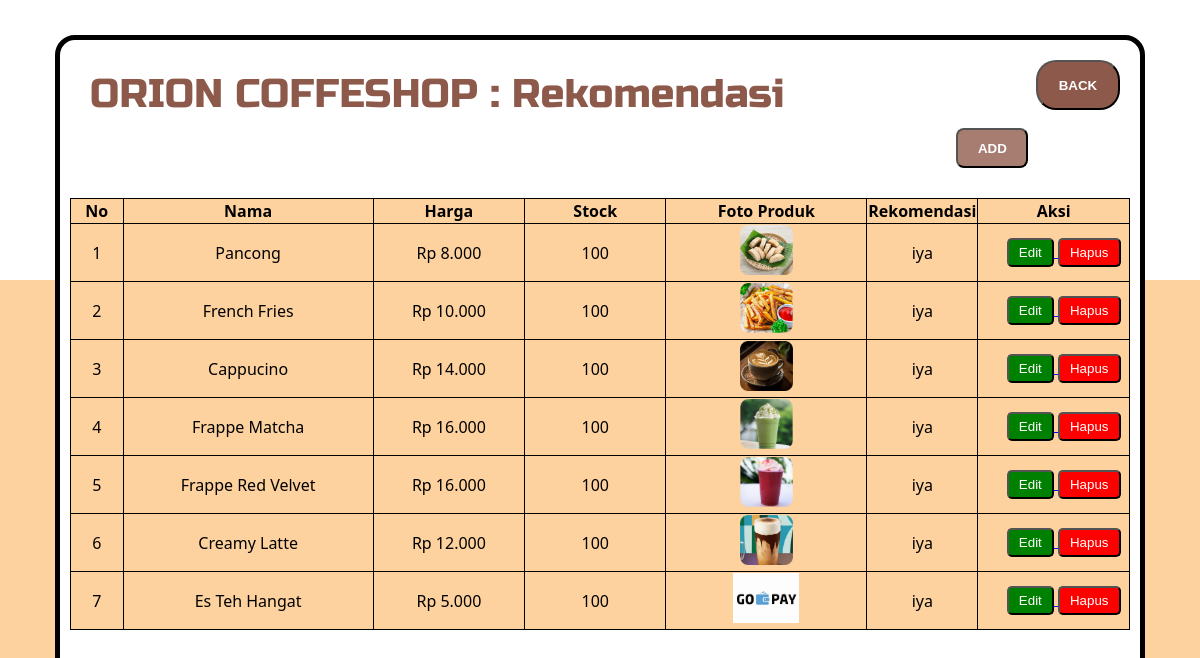
The app's page /crud/supplier/rekomendasi.php (signed in) with its own data.
### tables this page shows
CREATE TABLE `produk` (
  `id` int(11) NOT NULL,
  `id_makanan` varchar(255) NOT NULL,
  `nama_produk` varchar(255) NOT NULL,
  `harga` int(11) NOT NULL,
  `stok` int(5) NOT NULL,
  `gambar_produk` varchar(255) NOT NULL,
  `kategori` enum('makanan','minuman') NOT NULL,
  `rekomendasi` enum('iya','tidak') NOT NULL
);

### crud/supplier/rekomendasi.php (the view, shortened to what this page needs)
<?php
include "../koneksi.php";
$sql = "SELECT * FROM produk WHERE rekomendasi = 'iya' ORDER BY id ASC";
$result = mysqli_query($koneksi, $sql);
?>
<!DOCTYPE html>
<html lang="en">
<head>
    <link rel="stylesheet" href="../../style/admin.css">
</head>
<body>
    <div class="container">
        <div class="box">
            <div class="header">
                <p>ORION COFFESHOP : Rekomendasi</p>
                <div class="back">
                    <a href="kategori.html"><button>BACK</button></a>
                </div>
            </div>
            <div class="add">
                <a href="add-produk.php"><button>ADD</button></a>
            </div>
            <div class="content">
                <div class="table-container">
                    <table>
                        <thead>
                            <tr>
                                <th width="50px">No</th>
                                <th width="250px">Nama</th>
                                <th width="150px">Harga</th>
                                <th width="140px">Stock</th>
                                <th width="200px">Foto Produk</th>
                                <th width="100px">Rekomendasi</th>
                                <th width="150px">Aksi</th>
                            </tr>
                        </thead>
                        <tbody>
                            <?php if (mysqli_num_rows($result) > 0): ?>
                                <?php
                                $no = 1;
                                while($row = mysqli_fetch_assoc($result)):
                                ?>
                                    <tr>
                                        <td><?= $no++ ?></td>
                                        <td><?= htmlspecialchars($row['nama_produk']) ?></td>
                                        <td>Rp <?= number_format($row['harga'], 0, ',', '.') ?></td>
                                        <td><?= $row['stok'] ?></td>
                                        <td>
                                            <img style="height: 50px;"
                                                 src="../images/<?= htmlspecialchars($row['gambar_produk']) ?>"
                                                 class="product-image">
                                        </td>
                                        <td><?= htmlspecialchars($row['rekomendasi']) ?></td>
                                        <td>
                                            <a href="edit.php?id=<?= $row['id'] ?>&from=rekomendasi.php">
                                                <button class="btn-edit">Edit</button>
                                            </a>
                                            <button onclick="confirmDelete(<?= $row['id'] ?>)"
                                                    class="btn-hapus">Hapus</button>
                                        </td>
                                    </tr>
                                <?php endwhile; ?>
                            <?php else: ?>
                                <tr>
                                    <td colspan="7" class="text-center">Tidak ada data produk</td>
                                </tr>
                            <?php endif; ?>
                        </tbody>
                    </table>
                </div>
            </div>
        </div>
    </div>
</body>
</html>

### style/admin.css (style rules this page uses)
html { scroll-behavior: smooth; }
body { padding: 0; margin: 0; height: 100vh; display: flex; justify-content: center; align-items: center; font-family: "Segoe UI", Tahoma, Geneva, Verdana, sans-serif; }
.box { border: solid 5px black; border-radius: 20px; width: 90vw; height: 90vh; margin: auto; background-color: white; display: flex; position: relative; flex-direction: column; }
.header { display: flex; height: 11vh; }
.header p { font-size: 40px; color: #8c594a; font-family: "Russo-one"; margin-top: 30px; margin-left: 30px; }
.back { position: absolute; right: 20px; top: 20px; }
.back button { font-weight: bold; background-color: #8c594a; height: 50px; width: 7vw; color: white; border-radius: 20px; cursor: pointer; transition: 0.2s ease; }
.content { justify-content: center; display: flex; max-height: 65vh; overflow-y: auto; padding: 10px; }
.table-container { height: 65vh; text-align: center; justify-content: center; }
table a { margin-left: 20px; }
.content table { margin-top: 20px; }
.content table, th,td { border: 1px solid black; border-collapse: collapse; background-color: #FED29F; }
.btn-edit, .btn-hapus { border-radius: 5px; padding: 5px 10px; cursor: pointer; }
.btn-edit { background-color: green; color: white; }
.btn-hapus { background-color: red; color: white; }
.add { margin-left: 83%; }
.add button { font-weight: bold; background-color: #a77d71; height: 40px; width: 6vw; color: white; border-radius: 8px; cursor: pointer; }

### records on screen
produk: nama_produk "Pancong", harga "8.000", stok "100", gambar_produk (picture), rekomendasi "iya"
produk: nama_produk "French Fries", harga "10.000", stok "100", gambar_produk (picture), rekomendasi "iya"
produk: nama_produk "Cappucino", harga "14.000", stok "100", gambar_produk (picture), rekomendasi "iya"
produk: nama_produk "Frappe Matcha", harga "16.000", stok "100", gambar_produk (picture), rekomendasi "iya"
produk: nama_produk "Frappe Red Velvet", harga "16.000", stok "100", gambar_produk (picture), rekomendasi "iya"
produk: nama_produk "Creamy Latte", harga "12.000", stok "100", gambar_produk (picture), rekomendasi "iya"
produk: nama_produk "Es Teh Hangat", harga "5.000", stok "100", gambar_produk (picture), rekomendasi "iya"
